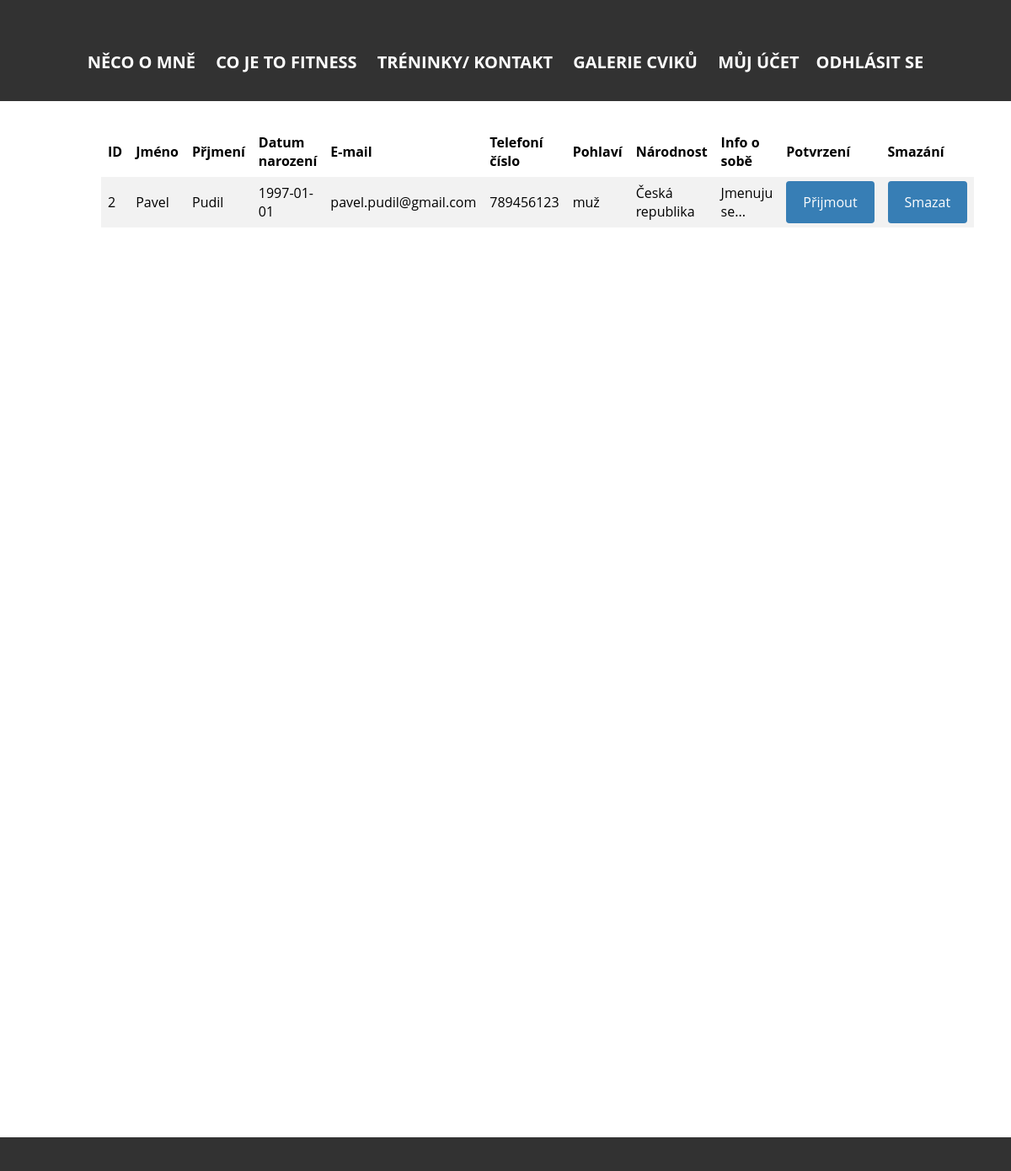
The page /PHP/prijeti.php (signed in) on the database as committed earlier.
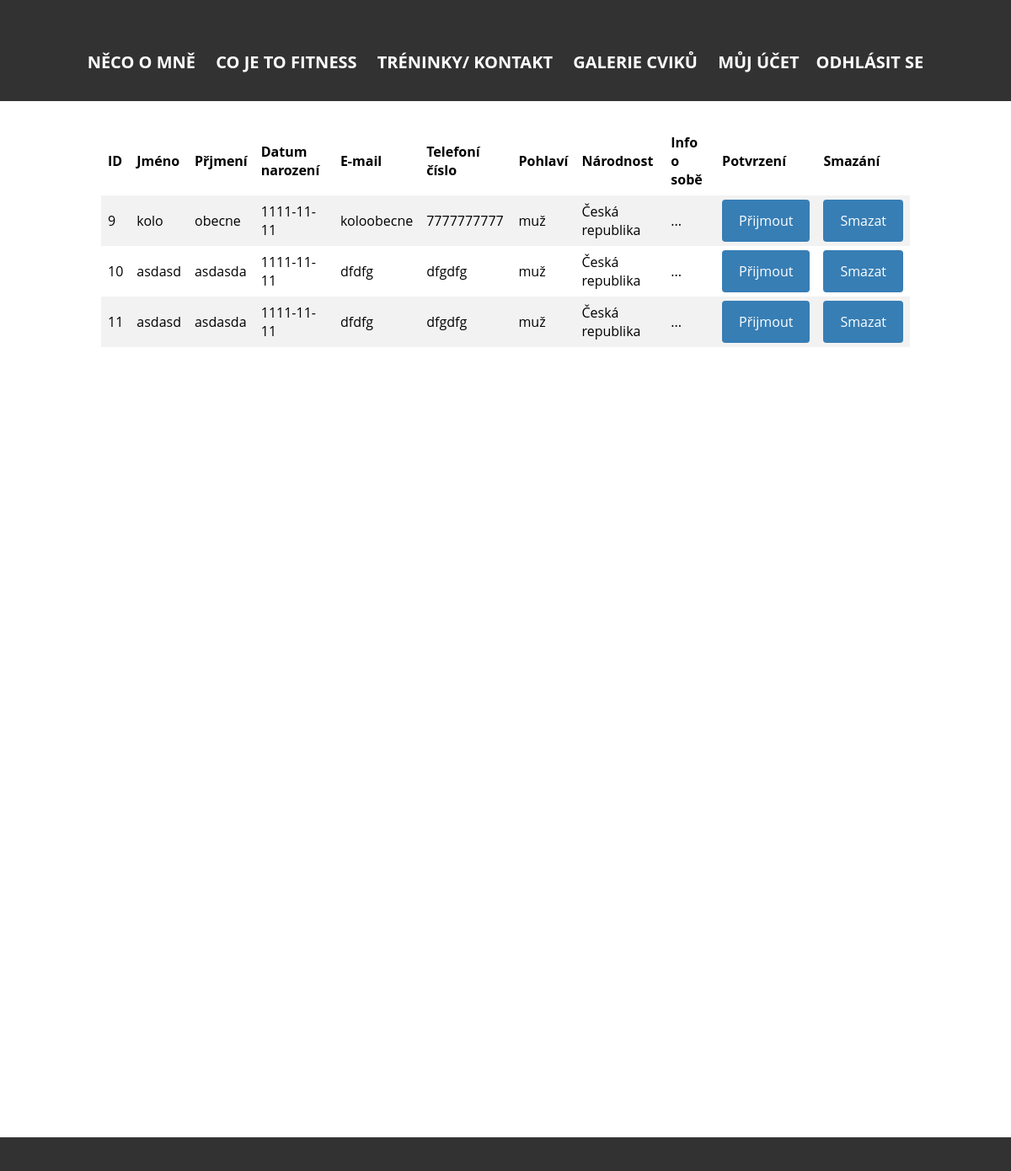
The same page on the database as committed later.
### tables this page shows
CREATE TABLE `uzivatele` (
  `id` int(10) NOT NULL,
  `jmeno` varchar(254) DEFAULT NULL,
  `prijmeni` varchar(254) DEFAULT NULL,
  `datum` date DEFAULT NULL,
  `email` varchar(254) NOT NULL,
  `heslo` char(50) NOT NULL,
  `tel` varchar(15) DEFAULT NULL,
  `pohlavi` tinyint(1) NOT NULL,
  `narodnost_id` int(5) NOT NULL,
  `info` varchar(500) DEFAULT NULL,
  `prava` tinyint(1) NOT NULL DEFAULT '0' COMMENT '0 je pro normálního uživatele 1 pro admina',
  `potvrzeni_pristupu` tinyint(1) NOT NULL DEFAULT '0' COMMENT '0 pro každého registrovaného '
);

CREATE TABLE `narodnosti` (
  `id` int(10) NOT NULL,
  `nazev` varchar(50) NOT NULL
);

### PHP/fce.php (called while the page is built)
<?php
function zkratitText($text, $znaku){
		$mezera = strrpos(substr($text,0,$znaku)," ");
		return substr($text,0,$mezera)."...";
	}
  ?>

### PHP/prijeti.php (the view, shortened to what this page needs)
<?php
  include 'pripojeni.php';
 ?>
<!doctype html>
<html>
  <head>
    <link rel="stylesheet" href="../CSS/css.css">
  </head>
<body>
<?php
  include 'menu.php';
  include 'fce.php';
?>
<article>
<?php
 echo "<table class='formprijeti'>
   <tr>
      <th>ID</th>
     <th>Jméno</th>
     <th>Přjmení</th>
     <th>Datum narození</th>
     <th>E-mail</th>
     <th>Telefoní číslo</th>
     <th>Pohlaví</th>
     <th>Národnost</th>
     <th>Info o sobě</th>
     <th>Potvrzení</th>
	 <th>Smazání</th>
   </tr>";
   $data=mysqli_query($connect,"select uzivatele.id as uzivatel_id, uzivatele.jmeno, uzivatele.prijmeni, uzivatele.datum, uzivatele.email, uzivatele.tel, uzivatele.pohlavi, uzivatele.narodnost_id, uzivatele.info, narodnosti.id as narodnost_id, narodnosti.nazev as narodnost_nazev from uzivatele LEFT JOIN narodnosti ON uzivatele.narodnost_id=narodnosti.id where potvrzeni_pristupu='0' order by uzivatele.id");
   while ($zaznam=mysqli_fetch_array($data)) {
    if($zaznam['pohlavi']==1){$pohlavi='muž';}else{$pohlavi='žena';}
    $informace = zkratitText($zaznam["info"],30);
   	echo "   <tr>
     <td>{$zaznam["uzivatel_id"]}</td>
     <td>{$zaznam["jmeno"]}</td>
     <td>{$zaznam["prijmeni"]}</td>
     <td>{$zaznam["datum"]}</td>
     <td>{$zaznam["email"]}</td>
     <td>{$zaznam["tel"]}</td>
     <td>$pohlavi</td>
     <td>{$zaznam["narodnost_nazev"]}</td>
     <td title='{$zaznam['info']}'>$informace</td>
     <td><a href='potvrzeni.php?id={$zaznam["uzivatel_id"]}' class='prijetiodkazy'>Přijmout</a></td>
	 <td><a href='odmitnuti.php?id={$zaznam["uzivatel_id"]}' class='prijetiodkazy'>Smazat</a></td>
   </tr> ";
   }
 ?>
 </table>
</article>
    <footer>
    </footer>
</body>
</html>

Rows that differ between the two databases and show on the page:
no longer on this page (row edited): uzivatele: id "2", jmeno "Pavel", prijmeni "Pudil", datum "1997-01-01", email "pavel.pudil@gmail.com", tel "789456123", pohlavi "muž", narodnosti.nazev "Česká republika", info "Jmenuju se..."
added uzivatele: id "9", jmeno "kolo", prijmeni "obecne", datum "1111-11-11", email "koloobecne", tel "7777777777", pohlavi "muž", narodnosti.nazev "Česká republika", info "..."
added uzivatele: id "10", jmeno "asdasd", prijmeni "asdasda", datum "1111-11-11", email "dfdfg", tel "dfgdfg", pohlavi "muž", narodnosti.nazev "Česká republika", info "..."
added uzivatele: id "11", jmeno "asdasd", prijmeni "asdasda", datum "1111-11-11", email "dfdfg", tel "dfgdfg", pohlavi "muž", narodnosti.nazev "Česká republika", info "..."
